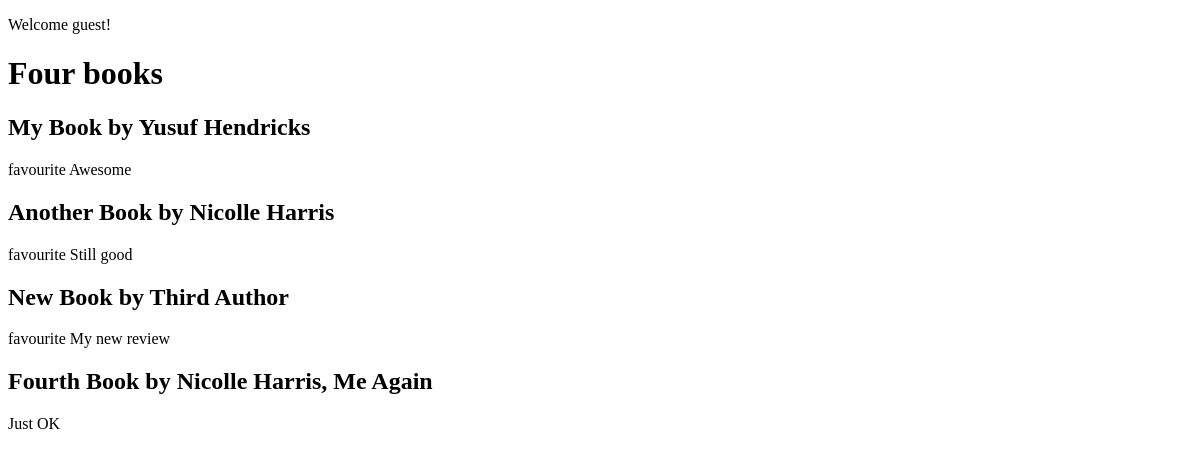
Before: / with the older database file.
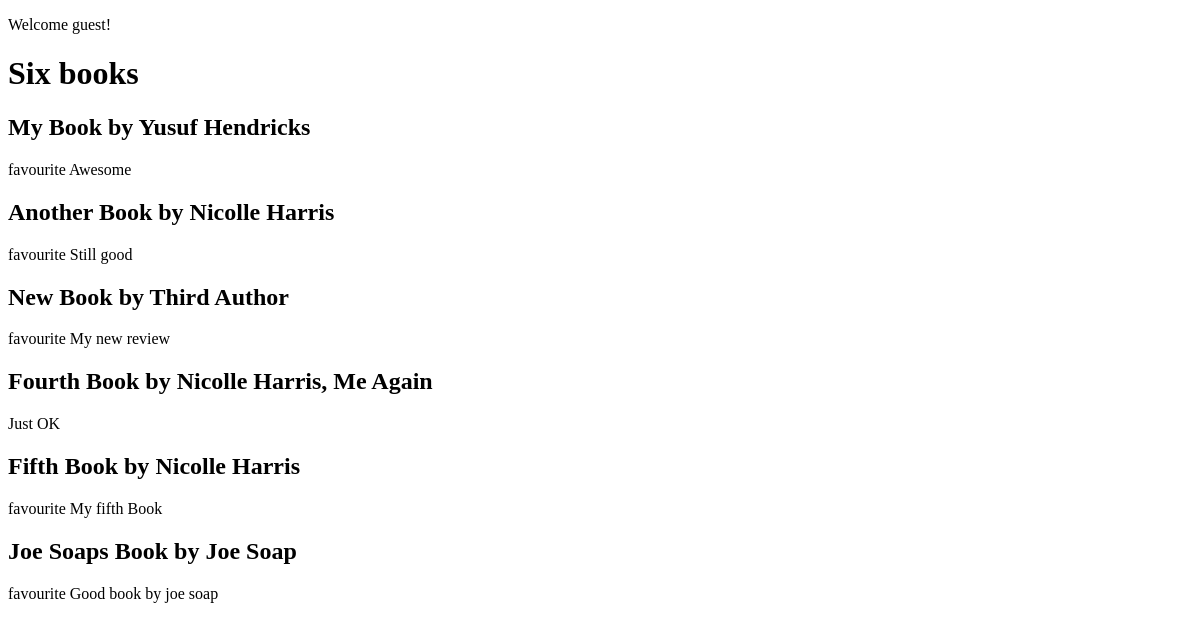
After: the same page with the newer database file.
### books/models.py (models this page shows, shortened)
class Book(models.Model):
    title = models.CharField(max_length=150)
    authors = models.ManyToManyField("Author", related_name="books")
    review = models.TextField(blank=True, null=True)
    date_reviewed = models.DateTimeField(blank=True, null=True)
    is_favourite = models.BooleanField(default=True, verbose_name="Favourite?")
    def list_authors(self):
        return ", ".join([author.name for author in self.authors.all()])

class Author(models.Model):
    name = models.CharField(max_length=70, help_text="Use pen name, not real name", unique=True)

### books/views.py (the view)
# urls.py: url(r'^$', list_books, name='books'),
def list_books(request):
    books = Book.objects.exclude(date_reviewed__isnull=True).prefetch_related('authors')
    context = {
        'books': books,
    }
    return render(request, "list.html", context)

### books/templates/list.html (shortened to what this page needs)
{% load humanize %}
<!DOCTYPE html>
<html lang="en">
<head>
</head>
<body>
    {% if request.user.is_authenticated %}
        <p>Hello {{ request.user.username|title }}, you last logged in at {{ request.user.last_login|date:"D d M Y" }}</p>
    {% else %}
        <p>Welcome guest!</p>
    {% endif %}
    <main>
        <h1>{{ books.count|apnumber|title }} book{{ books.count|pluralize }}</h1>
        {% for book in books %}
            <h2>{{ book.title }} by {{ book.list_authors }}</h2>
            {% if book.is_favourite %}
                <span class="highlight">favourite</span>
            {% endif %}
            {{ book.review }}
        {% endfor %}
    </main>
</body>
</html>

Changed rows visible on the page:
added Book: title "Fifth Book", list_authors "Nicolle Harris", is_favourite "favourite", review "My fifth Book"
added Book: title "Joe Soaps Book", list_authors "Joe Soap", is_favourite "favourite", review "Good book by joe soap"
Other visible differences:
{{ books.count|apnumber|title }}: "Four" → "Six"
